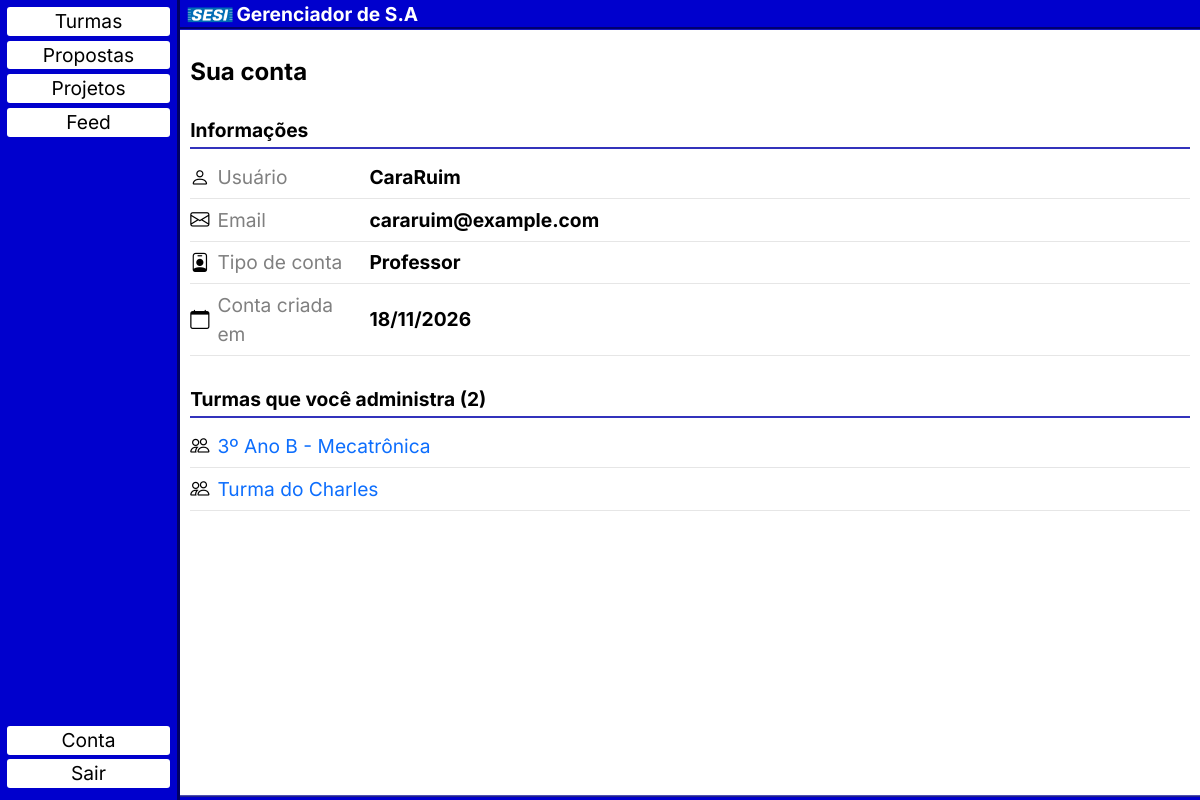
The app's page /paginas/conta.php (signed in) with its own data.
### tables this page shows
CREATE TABLE `users` (
  `id` int(11) PRIMARY KEY NOT NULL AUTO_INCREMENT,
  `nome` varchar(150) NOT NULL UNIQUE,
  `email` varchar(150) NOT NULL UNIQUE,
  `senha` varchar(150) NOT NULL,
  `data_criado` date NOT NULL DEFAULT current_timestamp(),
  `ativo` BIT NOT NULL DEFAULT 1,
  `nivel` ENUM('aluno', 'professor') NOT NULL
);

CREATE TABLE `turmas` (
  `id` int(11) PRIMARY KEY NOT NULL AUTO_INCREMENT,
  `nome` varchar(150) NOT NULL,
  `data_criado` date NOT NULL DEFAULT current_timestamp()
);

### paginas/conta.php (the view)
<?php include(__DIR__ . '/../header.php'); ?>
<?php
    require_once(__DIR__ . '/../acoes/db_con_init.php');
    $stmt = $conexao->prepare("SELECT nome, email, nivel, data_criado FROM users WHERE id = ?");
    $stmt->execute([$_SESSION['id']]);
    $usuario = $stmt->fetch(PDO::FETCH_ASSOC);
    $e_professor = ($usuario['nivel'] == 'professor');
    $tabela = $e_professor ? 'user_modera' : 'user_participa';
    $sql = "SELECT t.id, t.nome
            FROM turmas t
            INNER JOIN $tabela u ON u.id_turma = t.id
            WHERE u.id_user = ?
            ORDER BY t.nome";
    $stmt = $conexao->prepare($sql);
    $stmt->execute([$_SESSION['id']]);
    $turmas = $stmt->fetchAll(PDO::FETCH_ASSOC);
?>
<h2 class="titulo">Sua conta</h2>
<section class="turma-secao">
    <h3>Informações</h3>
    <ul class="membros-lista conta-info">
        <li>
            <i class="bi bi-person"></i>
            <span>Usuário</span>
            <strong><?= htmlspecialchars($usuario['nome']) ?></strong>
        </li>
        <li>
            <i class="bi bi-envelope"></i>
            <span>Email</span>
            <strong><?= htmlspecialchars($usuario['email']) ?></strong>
        </li>
        <li>
            <i class="bi <?= $e_professor ? 'bi-person-badge' : 'bi-mortarboard' ?>"></i>
            <span>Tipo de conta</span>
            <strong><?= $e_professor ? 'Professor' : 'Aluno' ?></strong>
        </li>
        <li>
            <i class="bi bi-calendar"></i>
            <span>Conta criada em</span>
            <strong><?= date('d/m/Y', strtotime($usuario['data_criado'])) ?></strong>
        </li>
    </ul>
</section>
<section class="turma-secao">
    <h3><?= $e_professor ? 'Turmas que você administra' : 'Suas turmas' ?> (<?= count($turmas) ?>)</h3>
    <?php if (empty($turmas)): ?>
        <p class="turmas-vazio">Você ainda não está em nenhuma turma.</p>
    <?php else: ?>
        <ul class="membros-lista">
            <?php foreach ($turmas as $turma): ?>
                <li>
                    <i class="bi bi-people"></i>
                    <a href="<?= $base ?>/paginas/turma.php?id=<?= $turma['id'] ?>"><?= htmlspecialchars($turma['nome']) ?></a>
                </li>
            <?php endforeach ?>
        </ul>
    <?php endif ?>
</section>
<?php include(__DIR__ . '/../footer.php'); ?>

### recursos/style.css (style rules this page uses)
body { margin: 0; font-family: "inter", sans-serif; font-size: larger; box-sizing: revert; }
a { text-decoration: none; }
.titulo { font-size: 1.5rem; font-weight: bold; margin: 1rem 0; }
.turma-secao { margin-top: 2rem; }
.turma-secao h3 { font-size: 1.2rem; font-weight: bold; border-bottom: 2px solid rgb(50, 50, 188); padding-bottom: 0.3rem; }
.membros-lista { list-style: none; padding: 0; }
.membros-lista li { display: flex; align-items: center; gap: 0.5rem; padding: 0.4rem 0; border-bottom: 1px solid rgb(230, 230, 230); }
.conta-info span { color: gray; width: 9rem; }

### records on screen
users: nome "CaraRuim", email "cararuim@example.com", data_criado "18/11/2026"
turmas: nome "3º Ano B - Mecatrônica"
turmas: nome "Turma do Charles"

### other values on screen
count($turmas) "2"
